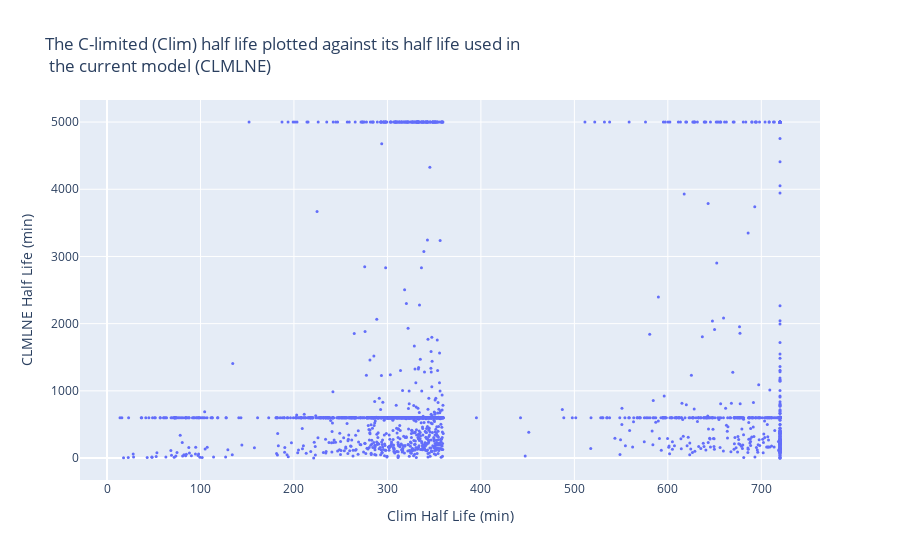

Source (notebook cell):
### Markdown cell above
## Compare CLMLNE differences to the C-lim rates

Plot of the CLMLNE half lives (representing the current model's half life values) against those assgined to Clim values in the CLClimNE model.

### Code cell
# create a dataframe with the CLMLNE rates tacked onto the end of the dataframe
big_df = pd.merge(df, CLMLNE_full, on='Protein ID', how='inner')
big_df = big_df.rename(columns={'Rate Constant': 'CLMLNE rate constant (s^-1)'})
big_df = big_df[['Protein ID','Clim half life (min)', 'CLMLNE rate constant (s^-1)']]

# convert the rates to half life units
big_df['CLMLNE half life (min)'] = big_df['CLMLNE rate constant (s^-1)'] * 60 * (1/np.log(2))
big_df['CLMLNE half life (min)'] = 1 / big_df['CLMLNE half life (min)'] # units of mins

# plot CLMLNE half life vs Clim half life
fig = go.Figure()
fig.add_trace(go.Scatter(x=big_df['Clim half life (min)'], y=big_df['CLMLNE half life (min)'], mode='markers', name='CLMLNE half life (min)', hovertext=big_df['Protein ID'], marker_size=3))

# Plot Specs
fig.update_layout(title='The C-limited (Clim) half life plotted against its half life used in<br> the current model (CLMLNE)', yaxis_title='CLMLNE Half Life (min)', xaxis_title='Clim Half Life (min)')

### Figure 1 — Plotly figure (JSON) as saved in the notebook; plotly's stock layout.template omitted (floating-point values rounded to 4 significant figures; data arrays with more than 128 entries replaced by an {"elided": "..."} marker saying what was removed)
{"data": [{"hovertext": {"elided": "1912 str values"}, "marker": {"size": 3}, "mode": "markers", "name": "CLMLNE half life (min)", "x": {"elided": "1912 float values"}, "y": {"elided": "1912 float values"}, "type": "scatter"}], "layout": {"title": {"text": "The C-limited (Clim) half life plotted against its half life used in<br> the current model (CLMLNE)"}, "yaxis": {"title": {"text": "CLMLNE Half Life (min)"}}, "xaxis": {"title": {"text": "Clim Half Life (min)"}}}}
